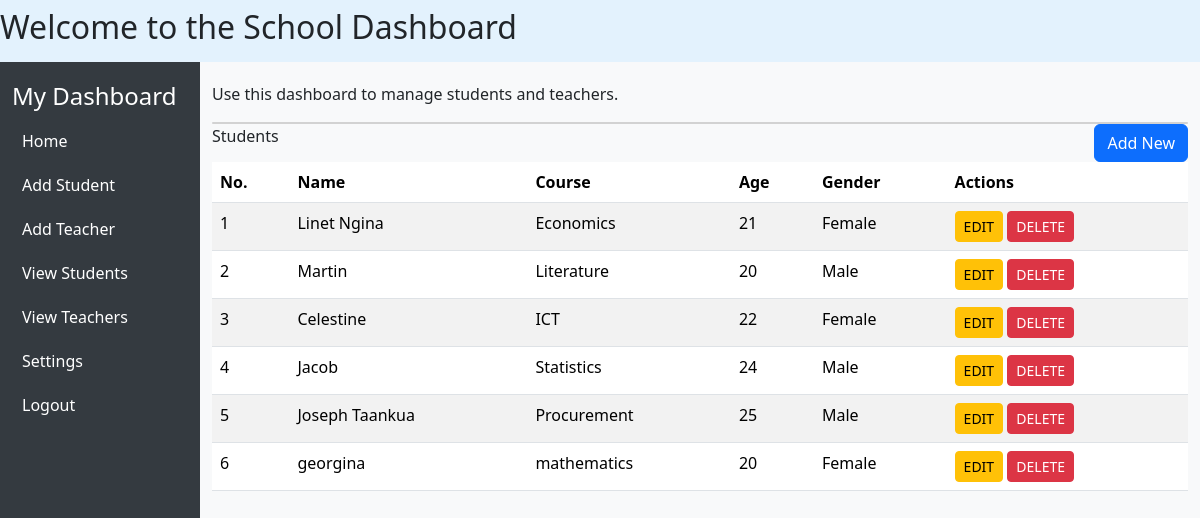
/website/dashboard/ (signed in), run on the app's committed database.
### website/models.py (models this page shows, shortened)
class Student(models.Model):
    name = models.CharField(max_length=30)
    course = models.CharField(max_length=30)
    age = models.IntegerField()
    GENDER_CHOICES = [
        ('Male', 'Male'),
        ('Female', 'Female'),
    ]
    gender = models.CharField(max_length=20, choices=GENDER_CHOICES)

### website/views.py (the view)
# urls.py: path('dashboard/', views.dashboard, name='dashboard'),
@login_required(login_url='login')
def dashboard(request):
    students = Student.objects.all()
    return render(request, 'dashboard.html',{'students':students})

### website/templates/dashboard.html (shortened to what this page needs)
<!DOCTYPE html>
<html lang="en">
<head>
    <link rel="stylesheet" href="">
    <link rel="stylesheet" href="https://cdn.jsdelivr.net/npm/bootstrap@5.3.7/dist/css/bootstrap.min.css">
</head>
<body>
<nav class="navbar" style="background-color: #e3f2fd;" data-bs-theme="light">
  <h2>Welcome to the School Dashboard</h2>
</nav>
<div class="container-fluid">
    <div class="row">
        <div class="col-md-3 col-lg-2 sidebar">
            <h4>My Dashboard</h4>
            <a href="">Home</a>
            <a href="">Add Student</a>
            <a href="">Add Teacher</a>
            <a href="">View Students</a>
            <a href="">View Teachers</a>
            <a href="">Settings</a>
            <a href="{% url 'logout' %}">Logout</a>
        </div>
        <div class="col-md-9 col-lg-10 content">
            <p>Use this dashboard to manage students and teachers.</p>
            <div class="card"></div>
            <div class="card-header">
                Students
                <a href="{% url 'add' %}" class="btn btn-primary float-end">Add New</a>
            </div>
            <div class="card-body">
                <table class="table table-striped">
                    <thead>
                    <tr>
                        <th>No.</th>
                        <th>Name</th>
                        <th>Course</th>
                        <th>Age</th>
                        <th>Gender</th>
                        <th>Actions</th>
                    </tr>
                    </thead>
                    <tbody>
                    {% for student in students %}
                    <tr>
                        <td>{{ forloop.counter }}</td>
                        <td>{{ student.name }}</td>
                        <td>{{ student.course }}</td>
                        <td>{{ student.age }}</td>
                        <td>{{ student.gender }}</td>
                        <td>
                            <a href="{% url 'edit' student.id %}" class="btn btn-sm btn-warning">EDIT</a>
                            <a href="{% url 'delete' student.id %}" class="btn btn-sm btn-danger" onclick="return confirm('Are you sure you want to delete the student?')">DELETE</a>
                        </td>
                    </tr>
                    {% endfor %}
                    </tbody>
                </table>
            </div>
        </div>
    </div>
</div>
</body>
</html>

### website/templates/dashboard.html (style rules this page uses)
body { background-color: #f8f9fa; }
.sidebar { height: 100vh; background-color: #343a40; color: white; padding-top: 20px; }
.sidebar a { color: white; text-decoration: none; display: block; padding: 10px; border-radius: 10px; }
.content p { padding-top: 20px; }

### data on the page
Student: name "Linet Ngina", course "Economics", age "21", gender "Female"
Student: name "Martin", course "Literature", age "20", gender "Male"
Student: name "Celestine", course "ICT", age "22", gender "Female"
Student: name "Jacob", course "Statistics", age "24", gender "Male"
Student: name "Joseph Taankua", course "Procurement", age "25", gender "Male"
Student: name "georgina", course "mathematics", age "20", gender "Female"
